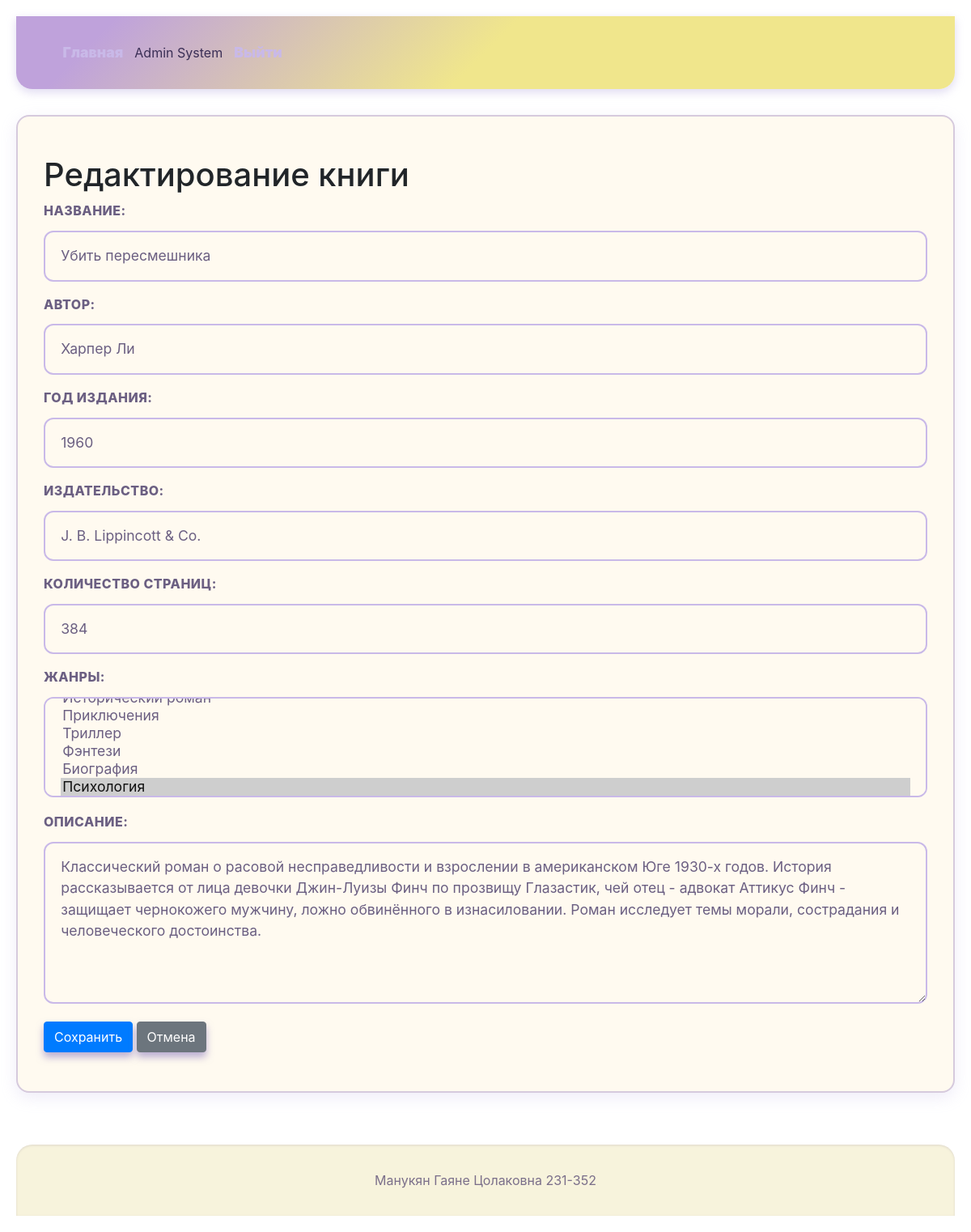
Page /books/11/edit (signed in) on the committed database.
### models.py (models this page shows, shortened)
class User(db.Model, UserMixin):
    __tablename__ = 'users'  # <-- исправлено
    id = db.Column(db.Integer, primary_key=True)
    login = db.Column(db.String(50), nullable=False, unique=True)
    password_hash = db.Column(db.String(256), nullable=False)
    last_name = db.Column(db.String(50), nullable=False)
    first_name = db.Column(db.String(50), nullable=False)
    middle_name = db.Column(db.String(50))
    role_id = db.Column(db.Integer, db.ForeignKey('roles.id'), nullable=False)
    reviews = db.relationship('Review', backref='user', lazy=True)

class Book(db.Model):
    __tablename__ = 'books'
    id = db.Column(db.Integer, primary_key=True)
    title = db.Column(db.String(100), nullable=False)
    description = db.Column(db.Text, nullable=False)
    year = db.Column(db.Integer, nullable=False)
    publisher = db.Column(db.String(100), nullable=False)
    author = db.Column(db.String(100), nullable=False)
    pages = db.Column(db.Integer, nullable=False)
    cover_id = db.Column(db.Integer, db.ForeignKey('covers.id', ondelete='CASCADE'), nullable=False, unique=True)  # Add ondelete
    cover = db.relationship('Cover', back_populates='book', uselist=False, cascade="all, delete-orphan", single_parent=True) # Add single_parent
    genres = db.relationship('Genre', secondary='book_genres', back_populates='books')
    reviews = db.relationship('Review', backref='book', lazy=True, cascade="all, delete-orphan")

### app.py (the view, shortened to what this page needs)
@app.route('/books/<int:book_id>/edit', methods=['GET', 'POST'])
@login_required
@role_required('admin', 'moderator')
def edit_book(book_id):
    book = Book.query.get_or_404(book_id)
    genres = Genre.query.all()
    now = datetime.now()
    return render_template('book_form.html', book=book, genres=genres, now=now)

### app.py (called while the page is built)
def role_required(*required_roles):
    def decorator(f):
        @wraps(f)
        def decorated_function(*args, **kwargs):
            if not current_user.is_authenticated:
                flash('Для выполнения данного действия необходимо пройти процедуру аутентификации', 'warning')
                return redirect(url_for('login'))
            if current_user.role.name not in required_roles:
                flash('У вас недостаточно прав для выполнения данного действия', 'danger')
                return redirect(url_for('index'))
            return f(*args, **kwargs)
        return decorated_function
    return decorator

@login_manager.user_loader
def load_user(user_id):
    return User.query.get(int(user_id))

### templates/book_form.html (shortened to what this page needs)
{% extends "base.html" %}
{% import "book_macros.html" as forms %}
{% block content %}
<h1 class="page-title">{{ 'Редактирование' if book else 'Добавление' }} книги</h1>
<form method="POST" enctype="multipart/form-data" class="book-form">
    {{ forms.book_form_fields(book, genres, now) }}
    <div class="form-actions">
        <button type="submit" class="btn btn-primary">Сохранить</button>
        <a href="{{ url_for('view_book', book_id=book.id) if book else url_for('index') }}" class="btn btn-secondary">Отмена</a>
    </div>
</form>
{% endblock %}

### templates/base.html (shortened to what this page needs)
<!DOCTYPE html>
<html lang="ru">
<head>
    <link rel="stylesheet" href="{{ url_for('static', filename='css/style.css') }}">
    <link href="https://cdn.jsdelivr.net/npm/bootstrap@5.3.0/dist/css/bootstrap.min.css" rel="stylesheet">
    <link rel="stylesheet" href="{{ url_for('static', filename='css/style.css') }}">
    <link rel="stylesheet" href="https://stackpath.bootstrapcdn.com/bootstrap/4.5.2/css/bootstrap.min.css">
</head>
<body>
    <header>
        <nav>
            <a href="{{ url_for('index') }}">Главная</a>
            {% if current_user.is_authenticated %}
                <span>{{ current_user.last_name }} {{ current_user.first_name }}</span>
                <a href="{{ url_for('logout') }}">Выйти</a>
            {% else %}
                <a href="{{ url_for('login') }}">Войти</a>
            {% endif %}
        </nav>
    </header>
    <main>
        {% block content %}{% endblock %}
    </main>
    <footer>
        Манукян Гаяне Цолаковна 231-352
    </footer>
</body>
</html>

### templates/book_macros.html (shortened to what this page needs)
{% macro book_form_fields(book, genres, now) %}
    <div class="form-group">
        <label for="title">Название:</label>
        <input type="text" id="title" name="title" value="{{ book.title if book else '' }}" required>
    </div>
    <div class="form-group">
        <label for="author">Автор:</label>
        <input type="text" id="author" name="author" value="{{ book.author if book else '' }}" required>
    </div>
    <div class="form-group">
        <label for="year">Год издания:</label>
        <input type="number" id="year" name="year" min="1000" max="{{ now.year }}" value="{{ book.year if book else '' }}" required>
    </div>
    <div class="form-group">
        <label for="publisher">Издательство:</label>
        <input type="text" id="publisher" name="publisher" value="{{ book.publisher if book else '' }}" required>
    </div>
    <div class="form-group">
        <label for="pages">Количество страниц:</label>
        <input type="number" id="pages" name="pages" min="1" value="{{ book.pages if book else '' }}" required>
    </div>
    <div class="form-group">
        <label for="genres">Жанры:</label>
        <select id="genres" name="genres[]" multiple required>
            {% for genre in genres %}
                <option value="{{ genre.id }}"
                    {% if book and genre in book.genres %}selected{% endif %}>
                    {{ genre.name }}
                </option>
            {% endfor %}
        </select>
    </div>
    <div class="form-group">
        <label for="description">Описание:</label>
        <textarea id="description" name="description" required>{{ book.description if book else '' }}</textarea>
    </div>
{% endmacro %}

### static/css/style.css (style rules this page uses)
body { font-family: 'Segoe UI', Tahoma, Geneva, Verdana, sans-serif; line-height: 1.6; margin: 0; padding: 0; color: #4b3b66; background: #fffaf0; -webkit-font-smoothing: antialiased; -moz-osx-font-smoothing: grayscale; }
header { background: linear-gradient(135deg, #bfa2db 10%, #f0e68c 50%); color: #3a2e55; padding: 2rem 3rem; box-shadow: 0 4px 12px rgba(176, 162, 219, 0.4); border-bottom-left-radius: 20px; border-bottom-right-radius: 20px; }
nav { display: flex; justify-content: flex-start; align-items: center; max-width: 1500px; margin: 0 auto; gap: 2rem; }
nav a { color: #c9b9e8; text-decoration: none; font-weight: 1000; font-size: 1.1rem; padding: 0.3rem 0.6rem; border-radius: 6px; transition: background-color 0.3s ease, color 0.3s ease; }
main { padding: 3rem 2rem; max-width: 1400px; margin: 2rem auto 4rem; background: #fffaf0; border-radius: 16px; box-shadow: 0 6px 20px rgba(176, 162, 219, 0.2); border: 2px solid #d6cadd; }
footer { background: #f7f3dc; padding: 2rem 1rem; text-align: center; color: #7b6f8a; font-size: 1rem; border-top-left-radius: 20px; border-top-right-radius: 20px; box-shadow: inset 0 1px 3px rgba(123, 111, 138, 0.2); }
.btn { display: inline-block; background: #8c7bbe; color: white; padding: 0.7rem 1.5rem; border: none; border-radius: 12px; cursor: pointer; font-size: 1.1rem; font-weight: 700; text-decoration: none; box-shadow: 0 6px 10px rgba(140, 123, 190, 0.6); transition: background-color 0.3s ease, box-shadow 0.3s ease; }
.form-group { margin-bottom: 2rem; }
.form-group label { display: block; margin-bottom: 0.8rem; font-weight: 800; color: #6b5f82; letter-spacing: 0.03em; text-transform: uppercase; }
.form-group input[type="text"], .form-group input[type="number"], .form-group input[type="file"], .form-group select, .form-group textarea { width: 100%; padding: 1rem 1.2rem; border: 2px solid #c9b9e8; border-radius: 12px; font-size: 1.1rem; color: #6b5f82; transition: border-color 0.3s ease, box-shadow 0.3s ease; font-family: inherit; background: #fffaf0; }
.form-group textarea { min-height: 200px; resize: vertical; background: #fffaf0; }
:root { --purple-light: #a18cd1; --purple-dark: #6a4c93; --yellow-light: #fff9c4; --yellow-dark: #fbc02d; --background: #f5f3fa; --text-color: #3a2f5a; --btn-bg: var(--purple-dark); --btn-bg-hover: var(--yellow-dark); --btn-text: #fff; --btn-text-hover: var(--purple-dark); --input-bg: #fff; --input-border: #c3bde0; --input-focus-border: var(--purple-dark); --modal-bg: #fff; --modal-overlay-bg: rgba(106, 76, 147, 0.6); }
body { background-color: var(--background); color: var(--text-color); font-family: 'Segoe UI', Tahoma, Geneva, Verdana, sans-serif; line-height: 1.6; margin: 0; padding: 20px; }

### rows in the picture
User: last_name "Admin", first_name "System"
Book: title "Убить пересмешника", author "Харпер Ли", year "1960", publisher "J. B. Lippincott & Co.", pages "384", description "Классический роман о расовой несправедливости и взрослении в американском Юге 1930-х годов. История рассказывается от лица девочки Джин-Луизы Финч по прозвищу Глазастик, чей отец - адвокат Аттикус Финч - защищает чернокожего мужчину, ложно обвинённого в изнасиловании. Роман исследует темы морали, сострадания и человеческого достоинства."

### other values in the picture
{{ 'Редактирование' if book else 'Добавление' }} "Редактирование"
form field value "Приключения / Триллер / Фэнтези / Биография / Психология ☑"
